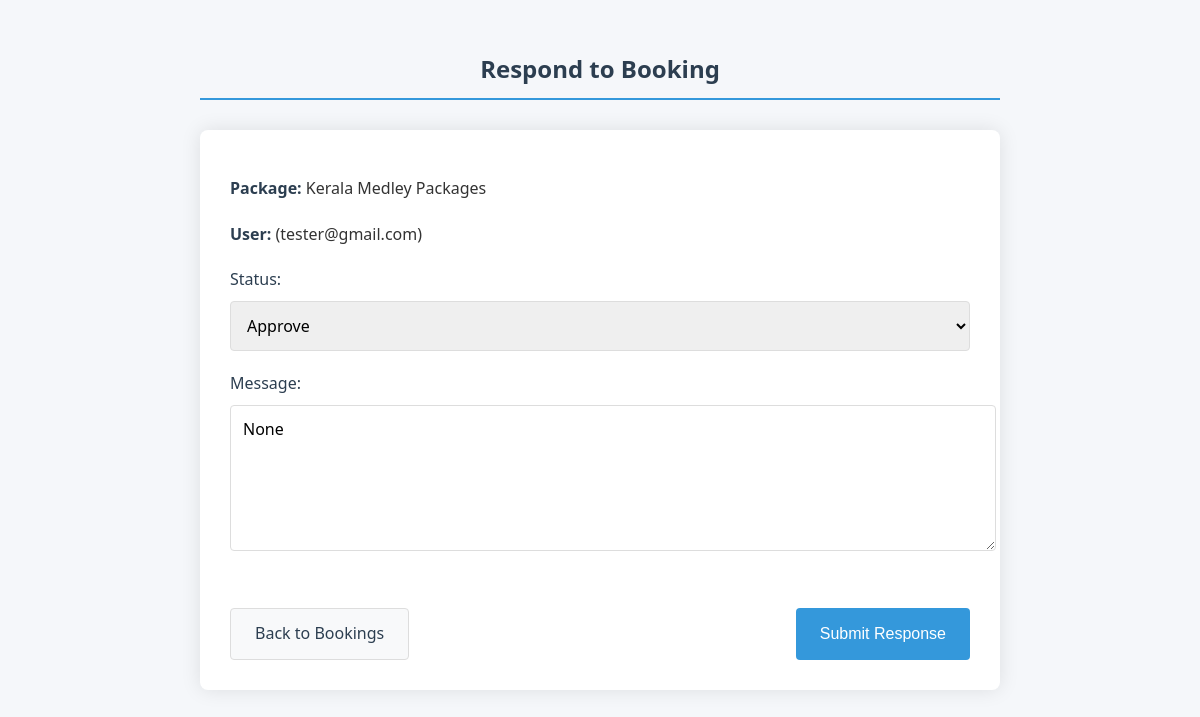
Screenshot of /vendor/bookings/respond/22/ (signed in) with the database file from the repository.
### users/models.py (models this page shows)
class Booking(models.Model):
    user = models.ForeignKey(RegisteredUser, on_delete=models.CASCADE)
    package = models.ForeignKey(Package, on_delete=models.CASCADE)
    travel_date = models.DateField()
    travelers = models.PositiveIntegerField()
    total_price = models.DecimalField(max_digits=10, decimal_places=2)
    is_paid = models.BooleanField(default=False)
    created_at = models.DateTimeField(auto_now_add=True)
    razorpay_order_id = models.CharField(max_length=255, blank=True, null=True)
    payment_status = models.CharField(max_length=50, default='Pending')
    vendor_status = models.CharField(
        max_length=20,
        choices=[
            ('Pending', 'Pending'),
            ('Approved', 'Approved'),
            ('Rejected', 'Rejected'),
        ],
        default='Pending'
    )
    vendor_message = models.TextField(blank=True, null=True)

class RegisteredUser(models.Model):
    first_name = models.CharField(max_length=100)
    last_name = models.CharField(max_length=100)
    phone = models.CharField(max_length=15)
    dob = models.DateField()
    email = models.EmailField(unique=True)
    password = models.CharField(max_length=255)
    preferences = models.JSONField(default=list)
    budget = models.CharField(max_length=50)

### vendors/models.py (models this page shows)
class Package(models.Model):
    STATUS_CHOICES = [
        ('pending', 'Pending'),
        ('approved', 'Approved'),
        ('rejected', 'Rejected'),
        ('private', 'Private'),
    ]
    vendor = models.ForeignKey(Registeredvendor, on_delete=models.CASCADE,null=True)
    name = models.CharField(max_length=100)
    destination = models.CharField(max_length=100)
    price = models.DecimalField(max_digits=10, decimal_places=2)
    duration = models.IntegerField()
    group_size = models.IntegerField()
    description = models.TextField()
    created_at = models.DateTimeField(auto_now_add=True)
    status = models.CharField(max_length=10, choices=STATUS_CHOICES, default='pending')
    expiry_date = models.DateField(null=True, blank=True)
    views_count = models.IntegerField(default=0)

### vendors/views.py (the view, shortened to what this page needs)
# urls.py: path('vendor/bookings/respond/<int:booking_id>/', v.respond_to_booking, name='respond_to_booking'),
def respond_to_booking(request, booking_id):
    vendor_id = request.session.get('vendor_id')
    if not vendor_id:
        return redirect('vendorlogin')
    vendor = Registeredvendor.objects.get(id=vendor_id)
    booking = get_object_or_404(Booking, id=booking_id, package__vendor=vendor)
    return render(request, 'vendors/respond_booking.html', {'booking': booking})

### vendors/templates/vendors/respond_booking.html (shortened to what this page needs)
<!DOCTYPE html>
<html lang="en">
<head>
</head>
<body>
    <h2>Respond to Booking</h2>
    <form method="post">
        <p><strong>Package:</strong> {{ booking.package.name }}</p>
        <p><strong>User:</strong> {{ booking.user.username }} ({{ booking.user.email }})</p>
        <label for="status">Status:</label>
        <select name="status" id="status">
            <option value="Approved">Approve</option>
        </select>
        <label for="message">Message:</label>
        <textarea name="message" id="message" rows="4">{{ booking.vendor_message }}</textarea>
        <div class="button-group">
            <a href="{% url 'vendor_bookings' %}" class="back-button">Back to Bookings</a>
            <button type="submit">Submit Response</button>
        </div>
    </form>
</body>
</html>

### vendors/templates/vendors/respond_booking.html (style rules this page uses)
body { font-family: 'Segoe UI', Tahoma, Geneva, Verdana, sans-serif; line-height: 1.6; color: #333; max-width: 800px; margin: 0 auto; padding: 30px; background-color: #f5f7fa; }
h2 { color: #2c3e50; text-align: center; margin-bottom: 30px; padding-bottom: 10px; border-bottom: 2px solid #3498db; }
form { background-color: white; padding: 30px; border-radius: 8px; box-shadow: 0 0 20px rgba(0, 0, 0, 0.1); }
p { margin-bottom: 20px; font-size: 16px; }
strong { color: #2c3e50; }
label { display: block; margin-bottom: 8px; font-weight: 500; color: #2c3e50; }
select, textarea { width: 100%; padding: 12px; margin-bottom: 20px; border: 1px solid #ddd; border-radius: 4px; font-family: inherit; font-size: 16px; transition: border-color 0.3s; }
textarea { min-height: 120px; resize: vertical; }
.button-group { display: flex; justify-content: space-between; margin-top: 30px; }
button, .back-button { padding: 12px 24px; border: none; border-radius: 4px; font-size: 16px; font-weight: 500; cursor: pointer; transition: all 0.3s ease; }
button[type="submit"] { background-color: #3498db; color: white; }
.back-button { background-color: #f8f9fa; color: #2c3e50; text-decoration: none; border: 1px solid #ddd; text-align: center; }

### rows the page displays
Booking: package.name "Kerala Medley Packages", user.email "tester@gmail.com", message "None"
